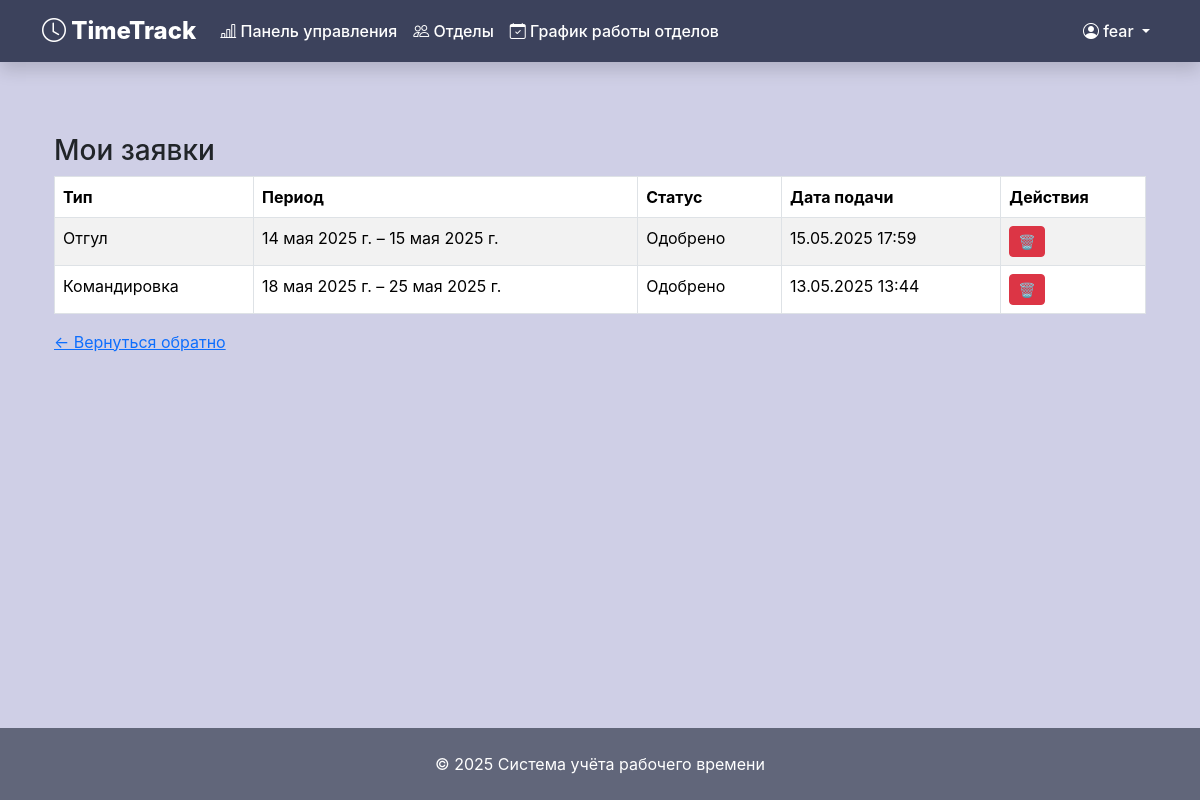
Before: /leave/my/ (signed in) with the older database file.
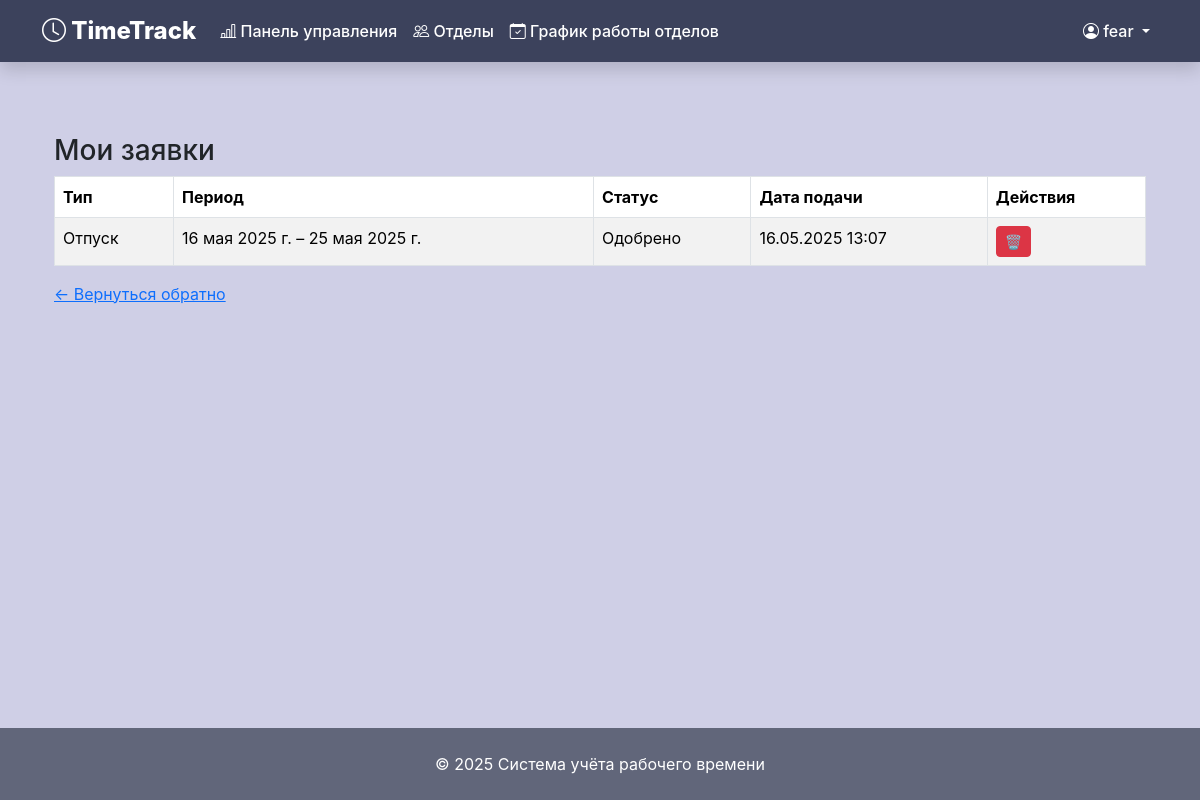
After: the same page with the newer database file.
### time_site/models.py (models this page shows, shortened)
class LeaveRequest(models.Model):
    TYPE_CHOICES = [
        ('отпуск', 'Отпуск'),            # оплачивается
        ('отгул', 'Отгул'),              # не оплачивается
        ('командировка', 'Командировка'),# оплачивается
        ('больничный', 'Больничный'),    # оплачивается
        ('удалёнка', 'Удалёнка'),        # оплачивается
    ]
    STATUS_CHOICES = [
        ('на рассмотрении', 'На рассмотрении'),
        ('одобрено', 'Одобрено'),
        ('отклонено', 'Отклонено'),
    ]
    user = models.ForeignKey(settings.AUTH_USER_MODEL, on_delete=models.CASCADE)
    leave_type = models.CharField(max_length=20, choices=TYPE_CHOICES)
    start_date = models.DateField()
    end_date = models.DateField()
    reason = models.TextField(blank=True)
    status = models.CharField(max_length=20, choices=STATUS_CHOICES, default='на рассмотрении')
    submitted_at = models.DateTimeField(auto_now_add=True)
    class Meta:
        verbose_name = "Заявка"
        verbose_name_plural = "Заявки"
        ordering = ['-submitted_at']

### time_site/views/leave.py (the view)
# urls.py: path('leave/my/', leave_list_view, name='leave_list'),
@login_required
def leave_list_view(request):
    leaves = LeaveRequest.objects.filter(user=request.user)
    return render(request, 'leave/leave_list.html', {'leaves': leaves})

### time_site/templates/leave/leave_list.html (shortened to what this page needs)
{% extends 'base.html' %}
{% block content %}
<div class="container mt-4">
    <h3>Мои заявки</h3>
    <table class="table table-bordered table-striped">
        <thead>
            <tr>
                <th>Тип</th>
                <th>Период</th>
                <th>Статус</th>
                <th>Дата подачи</th>
                <th>Действия</th>
            </tr>
        </thead>
        <tbody>
            {% for leave in leaves %}
            <tr>
                <td>{{ leave.get_leave_type_display }}</td>
                <td>{{ leave.start_date }} – {{ leave.end_date }}</td>
                <td>{{ leave.get_status_display }}</td>
                <td>{{ leave.submitted_at|date:"d.m.Y H:i" }}</td>
                <td>
                  <form action="{% url 'leave_delete' leave.pk %}" method="post" style="display:inline;">
                    <button type="submit" class="btn btn-sm btn-danger" onclick="return confirm('Удалить эту заявку?');">🗑️</button>
                  </form>
                </td>
            </tr>
            {% empty %}
            <tr><td colspan="5">Заявки отсутствуют</td></tr>
            {% endfor %}
        </tbody>
    </table>
    <div class="back-button-container">
        <a href="javascript:history.back()" class="btn-back">
            ← Вернуться обратно
        </a>
    </div>
</div>
{% endblock %}

Changed rows visible on the page:
removed LeaveRequest: leave_type "Отгул", start_date "14 мая 2025 г.", end_date "15 мая 2025 г.", status "Одобрено", submitted_at "15.05.2025 17:59"
removed LeaveRequest: leave_type "Командировка", start_date "18 мая 2025 г.", end_date "25 мая 2025 г.", status "Одобрено", submitted_at "13.05.2025 13:44"
added LeaveRequest: leave_type "Отпуск", start_date "16 мая 2025 г.", end_date "25 мая 2025 г.", status "Одобрено", submitted_at "16.05.2025 13:07"
